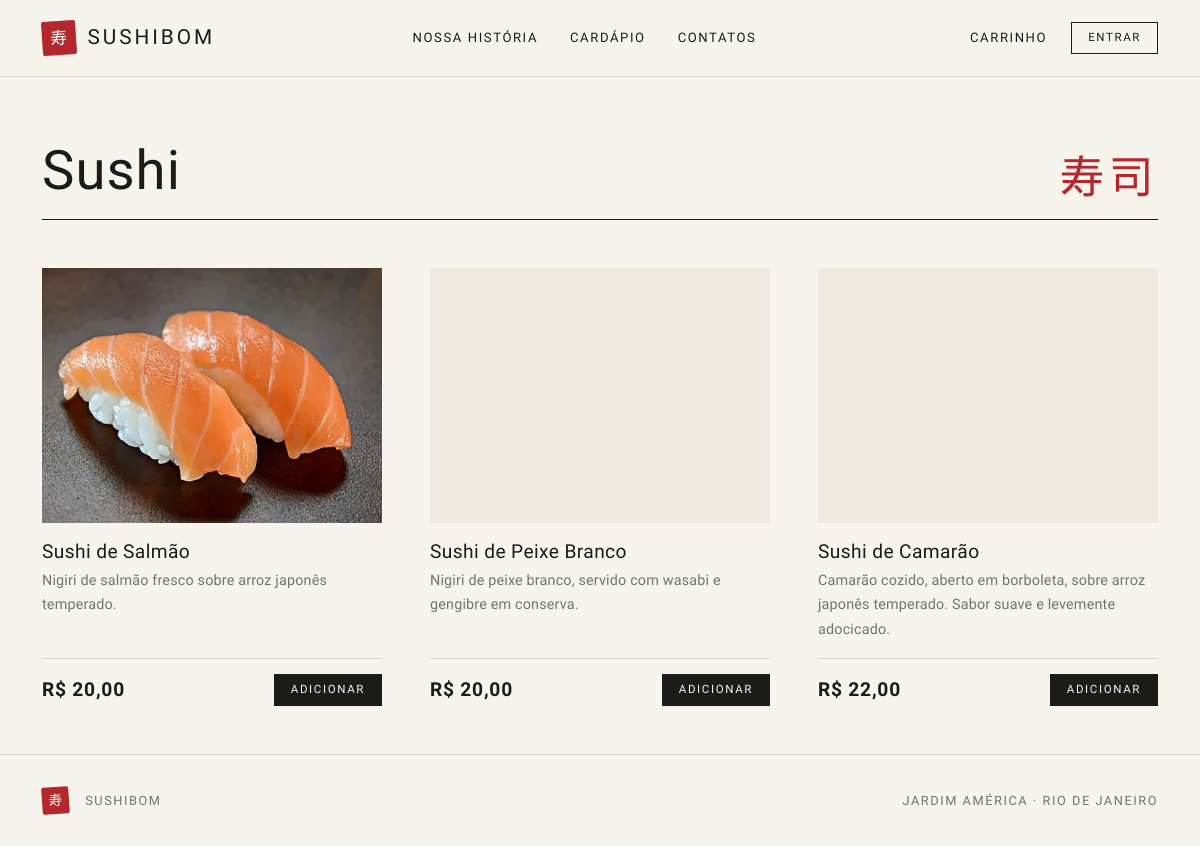
The app's page /sushi/ with its own data.
### categoria/models.py (models this page shows, shortened)
class Categoria(models.Model):
    nome = models.CharField(max_length=100, unique=True)

### produto/models.py (models this page shows, shortened)
class Produto(models.Model):
    nome = models.CharField(max_length=100)
    descricao = models.TextField()
    imagem = models.ImageField(upload_to='produtos/')
    valor = models.DecimalField(max_digits=10, decimal_places=2, default=0,
                                validators=[MinValueValidator(Decimal('0'))])
    quantidade = models.PositiveIntegerField(default=0)
    categoria = models.ForeignKey(Categoria, on_delete=models.CASCADE)

### Principal/views.py (the view)
def sushi(request):
    return _menu_categoria(request, 'Sushi', 'sushi.html')

### Principal/templatetags/imagens.py (called while the page is built)
def _url(caminho_relativo):
    return settings.MEDIA_URL + quote(Path(caminho_relativo).as_posix())

### Principal/views.py (called while the page is built)
def _menu_categoria(request, nome, template):
    produtos = Produto.objects.filter(categoria__nome=nome)
    return render(request, template, {'produtos': produtos})

### Principal/templates/sushi.html (shortened to what this page needs)
{% extends 'Home.html' %}
{% block content %}
{% include '_produtos.html' with titulo='Sushi' jp='寿司' %}
{% endblock %}

### Principal/templates/_produtos.html (shortened to what this page needs)
<div class="container">
  <div class="titulo-pagina">
    {% if jp %}<span class="jp" aria-hidden="true">{{ jp }}</span>{% endif %}
    <h1>{{ titulo }}</h1>
  </div>
  {% if produtos %}
    <div class="row row-cols-1 row-cols-sm-2 row-cols-lg-3 g-5 pb-5">
      {% for produto in produtos %}
        <div class="col">{% include '_card_produto.html' %}</div>
      {% endfor %}
    </div>
  {% else %}
    <p class="vazio">Em breve novidades nesta seção.</p>
  {% endif %}
</div>

### Principal/templates/_card_produto.html (shortened to what this page needs)
{% load imagens %}
<article class="produto">
  <div class="produto-foto">
    {% if produto.imagem %}
      <img src="{{ produto.imagem|miniatura:800 }}" alt="{{ produto.nome }}" loading="lazy" decoding="async">
    {% endif %}
  </div>
  <div class="produto-corpo">
    <h2 class="produto-nome">{{ produto.nome }}</h2>
    <p class="produto-desc">{{ produto.descricao }}</p>
    <div class="produto-rodape">
      <span class="preco">R$ {{ produto.valor|floatformat:2 }}</span>
      <form action="{% url 'addcarrinho' produto.id %}" method="post" class="m-0">
        <button type="submit" class="btn btn-sumi btn-sm">Adicionar</button>
      </form>
    </div>
  </div>
</article>

### Principal/static/principal/style.css (style rules this page uses)
:root { --washi: #f7f4ee; --washi-deep: #efeae0; --sumi: #1b1b1a; --nezumi: #77736a; --linha: #d9d3c5; --shu: #b3272d; --shu-escuro: #8f1d22; --fonte-titulo: "Shippori Mincho", "Hiragino Mincho ProN", "Yu Mincho", Georgia, serif; --fonte-valor: "Zen Old Mincho", "Shippori Mincho", "Yu Mincho", Georgia, serif; --fonte-corpo: "Zen Kaku Gothic New", "Hiragino Sans", "Segoe UI", system-ui, sans-serif; --suave: cubic-bezier(.2, .7, .1, 1); --bs-body-bg: var(--washi); --bs-body-color: var(--sumi); --bs-body-font-family: var(--fonte-corpo); --bs-border-color: var(--linha); --bs-link-color: var(--sumi); --bs-link-color-rgb: 27, 27, 26; --bs-link-hover-color: var(--shu); --bs-link-hover-color-rgb: 179, 39, 45; --bs-border-radius: 0; }
html { scroll-behavior: smooth; }
body { background: var(--washi); color: var(--sumi); font-family: var(--fonte-corpo); line-height: 1.8; letter-spacing: .01em; min-height: 100vh; display: flex; flex-direction: column; }
h1, h2, h3, h4, h5 { font-family: var(--fonte-titulo); font-weight: 500; letter-spacing: .02em; color: var(--sumi); }
.btn { border-radius: 0; font-size: .8rem; letter-spacing: .14em; text-transform: uppercase; padding: .65rem 1.6rem; transition: background-size .6s cubic-bezier(.45, .05, .2, 1), color .35s ease, border-color .4s ease, background-color .4s ease; }
.btn-sumi, .btn-primary, .btn-success { background-color: var(--sumi); background-image: linear-gradient(var(--shu), var(--shu)); background-repeat: no-repeat; background-position: left center; background-size: 0% 100%; border: 1px solid var(--sumi); color: var(--washi); }
.btn-sm { padding: .4rem 1rem; font-size: .72rem; }
.titulo-pagina { display: flex; align-items: flex-end; justify-content: space-between; gap: 1rem; padding: 4rem 0 1.1rem; margin-bottom: 3rem; border-bottom: 1px solid var(--sumi); }
.titulo-pagina h1, .titulo-pagina h2 { font-size: clamp(2rem, 5vw, 3.4rem); font-weight: 400; margin: 0; line-height: 1.1; }
.titulo-pagina .jp { order: 2; font-family: var(--fonte-titulo); font-size: clamp(1.6rem, 4vw, 2.8rem); line-height: 1; color: var(--shu); letter-spacing: .1em; }
.produto { display: flex; flex-direction: column; height: 100%; background: transparent; border: 0; }
.produto-foto { aspect-ratio: 4 / 3; overflow: hidden; background: var(--washi-deep); }
.produto-foto img { width: 100%; height: 100%; object-fit: cover; object-position: center 25%; transition: transform .9s var(--suave); }
.produto-corpo { display: flex; flex-direction: column; flex: 1; padding: 1.1rem 0 0; }
.produto-nome { font-size: 1.2rem; font-weight: 400; letter-spacing: .02em; margin: 0 0 .35rem; }
.produto-desc { color: var(--nezumi); font-size: .9rem; line-height: 1.7; flex: 1; margin-bottom: 1rem; }
.produto-rodape { display: flex; align-items: center; justify-content: space-between; border-top: 1px solid var(--linha); padding-top: .9rem; }
.preco, .valor, .total strong { font-family: var(--fonte-valor); font-weight: 600; font-variant-numeric: lining-nums tabular-nums; letter-spacing: .04em; }
.preco { font-size: 1.2rem; line-height: 1; }

### records on screen
Categoria: nome "Sushi"
Produto: shows a picture, nome "Sushi de Salmão", descricao "Nigiri de salmão fresco sobre arroz japonês temperado.", valor "20,00"
Produto: shows a picture, nome "Sushi de Peixe Branco", descricao "Nigiri de peixe branco, servido com wasabi e gengibre em conserva.", valor "20,00"
Produto: shows a picture, nome "Sushi de Camarão", descricao "Camarão cozido, aberto em borboleta, sobre arroz japonês temperado. Sabor suave e levemente adocicado.", valor "22,00"

### other values on screen
{{ jp }} "寿司"
